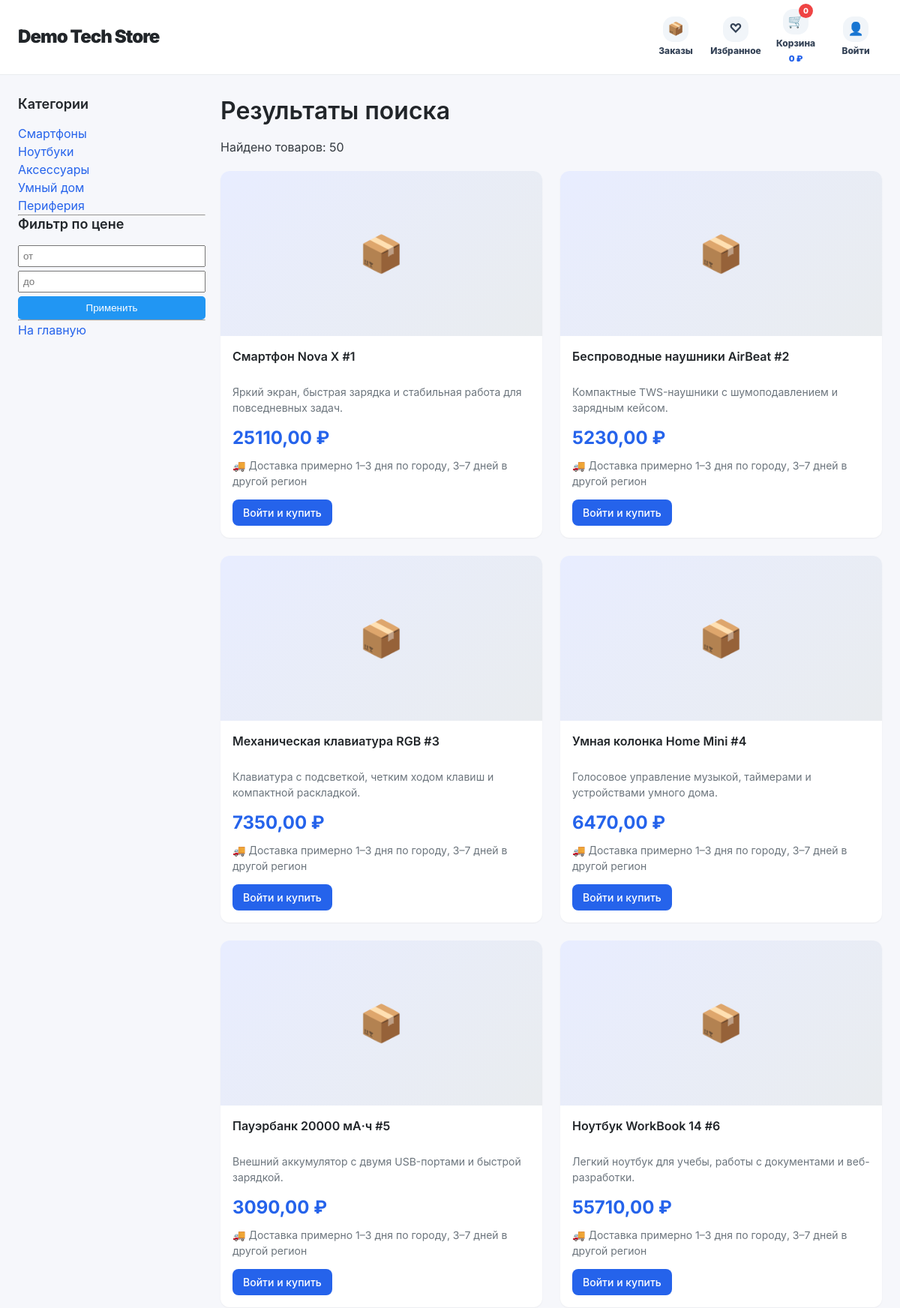
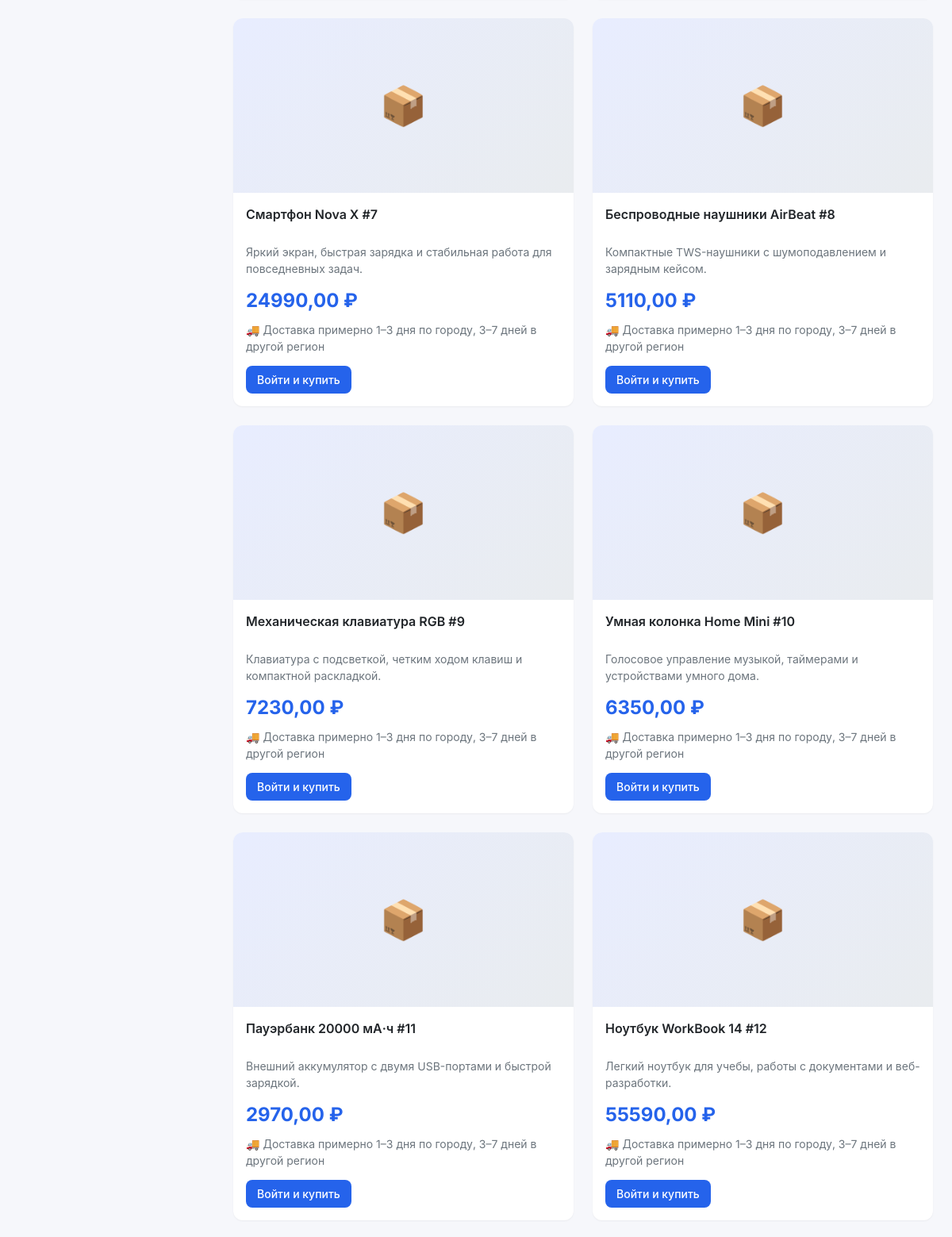
The app's page /shops/demo-tech-store/search/ (upper part) with its own data (2 pictures, top to bottom).
### shops/models.py (models this page shows, shortened)
class Shop(models.Model):
    owner = models.ForeignKey(User, on_delete=models.CASCADE, related_name='shops')
    name = models.CharField(max_length=100, verbose_name='Название магазина')
    slug = models.SlugField(unique=True, verbose_name='URL-адрес')
    description = models.TextField(blank=True, verbose_name='Описание')
    custom_css = models.TextField(blank=True, null=True, verbose_name='Кастомный CSS')
    template_key = models.CharField(max_length=40, default='modern', verbose_name='Базовый шаблон')
    is_demo = models.BooleanField(default=False, verbose_name='Демо-магазин')
    assistant_level = models.CharField(max_length=20, default='basic', verbose_name='Уровень ИИ-помощника')
    city = models.CharField(max_length=100, default='Екатеринбург', verbose_name='Город магазина')
    address = models.CharField(max_length=250, blank=True, verbose_name='Адрес магазина')
    hosting_enabled = models.BooleanField(default=False, verbose_name='Хостинг на платформе')
    theme_color = models.CharField(max_length=20, default='#4361ee', verbose_name='Цвет темы')
    delivery_enabled = models.BooleanField(default=True, verbose_name='Доставка включена')
    delivery_price = models.DecimalField(max_digits=10, decimal_places=2, default=0, verbose_name='Стоимость доставки')
    delivery_description = models.TextField(blank=True, default='Доставка рассчитывается при оформлении заказа', verbose_name='Описание доставки')
    payment_enabled = models.BooleanField(default=True, verbose_name='Оплата включена')
    payment_methods = models.CharField(max_length=200, default='Банковская карта, оплата при получении', verbose_name='Способы оплаты')
    created_at = models.DateTimeField(auto_now_add=True, verbose_name='Дата создания')
    class Meta:
        verbose_name = 'Магазин'
        verbose_name_plural = 'Магазины'

class Category(models.Model):
    shop = models.ForeignKey(Shop, on_delete=models.CASCADE, related_name='categories')
    name = models.CharField(max_length=100, verbose_name='Название категории')
    order = models.IntegerField(default=0, verbose_name='Порядок')
    class Meta:
        verbose_name = 'Категория'
        verbose_name_plural = 'Категории'
        ordering = ['order']

class Product(models.Model):
    shop = models.ForeignKey(Shop, on_delete=models.CASCADE, related_name='products')
    category = models.ForeignKey(Category, on_delete=models.SET_NULL, null=True, blank=True, related_name='products')
    brand = models.ForeignKey(Brand, on_delete=models.SET_NULL, null=True, blank=True, related_name='products')
    name = models.CharField(max_length=200, verbose_name='Название товара')
    description = models.TextField(verbose_name='Описание')
    price = models.DecimalField(max_digits=10, decimal_places=2, verbose_name='Цена')
    stock = models.IntegerField(default=0, verbose_name='Количество на складе')
    image = models.ImageField(upload_to='products/', blank=True, null=True, verbose_name='Изображение')
    image_url = models.URLField(blank=True, verbose_name='Ссылка на изображение')
    created_at = models.DateTimeField(auto_now_add=True, verbose_name='Дата добавления')
    class Meta:
        verbose_name = 'Товар'
        verbose_name_plural = 'Товары'

### shops/views.py (the view)
# urls.py: path('<slug:shop_slug>/search/', views.search_products, name='search_products'),
def search_products(request, shop_slug):
    shop = get_object_or_404(Shop, slug=shop_slug)
    query = request.GET.get('q', '')
    min_price = request.GET.get('min_price', '')
    max_price = request.GET.get('max_price', '')
    products = shop.products.all()
    if query:
        products = products.filter(
            django_models.Q(name__icontains=query) |
            django_models.Q(description__icontains=query) |
            django_models.Q(brand__name__icontains=query)
        )
    if min_price:
        try:
            products = products.filter(price__gte=float(min_price))
        except ValueError:
            pass
    if max_price:
        try:
            products = products.filter(price__lte=float(max_price))
        except ValueError:
            pass
    context = {
        'shop': shop,
        'products': products,
        'query': query,
        'min_price': min_price,
        'max_price': max_price,
        'categories': shop.categories.all(),
        'news_list': shop.news.all()[:3],
    }
    return render(request, 'shops/search_results.html', context)

### config/context_processors.py (called while the page is built, shortened)
def user_roles(request):
    context = {
        'is_super_admin': False,
        'is_seller': False,
        'is_customer': False,
        'active_shop_slug': None,
    }
    try:
        if getattr(request, 'resolver_match', None):
            context['active_shop_slug'] = request.resolver_match.kwargs.get('shop_slug')
    except Exception:
        context['active_shop_slug'] = None
    return context

### templates/shops/search_results.html (shortened to what this page needs)
{% extends 'shops/shop_base.html' %}
{% block content %}
    <div style="display: flex; gap: 20px;">
        <div style="width: 250px;">
            <h3>Категории</h3>
            <ul style="list-style: none; padding-left: 0;">
                {% for cat in categories %}
                    <li><a href="{% url 'category_products' shop.slug cat.id %}">{{ cat.name }}</a></li>
                {% endfor %}
            </ul>
            <hr>
            <h3>Фильтр по цене</h3>
            <form method="get" action="{% url 'search_products' shop.slug %}">
                <div style="display: flex; gap: 5px; flex-direction: column;">
                    <input type="number" name="min_price" placeholder="от" value="{{ min_price }}" style="padding: 5px;">
                    <input type="number" name="max_price" placeholder="до" value="{{ max_price }}" style="padding: 5px;">
                    <button type="submit" style="background: #2196F3; color: white; border: none; padding: 8px; border-radius: 5px; cursor: pointer;">Применить</button>
                </div>
            </form>
            <hr>
            <p><a href="{% url 'shop_front' shop.slug %}">На главную</a></p>
        </div>
        <div style="flex: 1;">
            <h1>Результаты поиска</h1>
            {% if products %}
                <p>Найдено товаров: {{ products|length }}</p>
                <div class="products-grid" style="margin-top: 20px;">
                    {% for product in products %}
                        {% include 'shops/_product_card.html' %}
                    {% endfor %}
                </div>
            {% else %}
                <p>Ничего не найдено. Попробуйте изменить запрос.</p>
            {% endif %}
        </div>
    </div>
{% endblock %}

### templates/shops/shop_base.html (shortened to what this page needs)
<!DOCTYPE html>
<html lang="ru">
<head>
    <link rel="stylesheet" href="/static/css/amazon-style.css">
</head>
<body>
    <header class="store-header">
        <div class="store-header-inner">
            <div class="store-logo"><a href="{% url 'shop_front' shop.slug %}">{{ shop.name }}</a></div>
            <nav class="store-nav">
                {% if user.is_authenticated and user.id == shop.owner_id %}
                    <a href="{% url 'shop_dashboard' shop.slug %}" class="owner-back">← Вернуться в ЛК продавца</a>
                {% else %}
                    <a class="store-nav-item" href="{% url 'customer_orders' shop.slug %}"><span class="store-nav-icon">📦</span><span>Заказы</span></a>
                    <a class="store-nav-item" href="{% url 'favorites_list' shop.slug %}"><span class="store-nav-icon">♡</span><span>Избранное</span></a>
                    <a class="store-nav-item" href="{% url 'cart_view' shop.slug %}"><span class="store-nav-icon">🛒<span class="store-cart-badge">{{ cart_count|default:0 }}</span></span><span>Корзина</span><span class="store-cart-sum">{{ cart_sum|default:0 }} ₽</span></a>
                    {% if user.is_authenticated %}<a class="store-nav-item" href="{% url 'customer_profile' shop.slug %}"><span class="store-nav-icon">👤</span><span>Профиль</span></a>{% else %}<a class="store-nav-item" href="{% url 'shop_customer_login' shop.slug %}"><span class="store-nav-icon">👤</span><span>Войти</span></a>{% endif %}
                {% endif %}
            </nav>
        </div>
    </header>
    <main class="container" style="padding-top: 28px;">
        {% block content %}{% endblock %}
    </main>
</body>
</html>

### templates/shops/_product_card.html
<div class="product-card" data-url="{% url 'product_detail' shop.slug product.id %}" onclick="window.location=this.dataset.url" style="cursor:pointer; position:relative; overflow:hidden;">
    {% if product.image %}
        <img src="{{ product.image.url }}" alt="{{ product.name }}" class="product-image">
    {% elif product.image_url %}
        <img src="{{ product.image_url }}" alt="{{ product.name }}" class="product-image">
    {% else %}
        <div class="product-image" style="background: linear-gradient(135deg, var(--primary-light), var(--gray-200)); display: flex; align-items: center; justify-content: center;"><span style="font-size: 48px;">📦</span></div>
    {% endif %}
    <div class="product-info">
        <h3 class="product-title">{{ product.name }}</h3>
        <p style="color: var(--gray-600); font-size: var(--font-size-sm); margin-bottom: 12px;">{{ product.description|truncatewords:15 }}</p>
        <div class="product-price">{{ product.price }} ₽</div>
        <div style="font-size: var(--font-size-sm); color: var(--gray-600); margin: 8px 0 14px;">🚚 Доставка примерно 1–3 дня по городу, 3–7 дней в другой регион</div>
        <div style="display:flex; gap:8px; flex-wrap:wrap;" onclick="event.stopPropagation();">
            {% if user.is_authenticated and user.id == shop.owner_id %}
                <span class="badge badge-info">Ваш товар</span>
            {% elif product.stock > 0 %}
                {% if user.is_authenticated %}
                    <form method="post" action="{% url 'add_to_cart' shop.slug product.id %}" style="margin:0;">
                        {% csrf_token %}
                        <input type="hidden" name="quantity" value="1">
                        <button type="submit" class="btn btn-primary" style="padding: 7px 14px;">Добавить в корзину</button>
                    </form>
                {% else %}
                    <a href="{% url 'shop_customer_login' shop.slug %}" class="btn btn-primary" style="padding: 7px 14px;">Войти и купить</a>
                {% endif %}
            {% else %}
                <span class="badge badge-danger">Нет в наличии</span>
            {% endif %}
        </div>
    </div>
</div>

### static/css/amazon-style.css (style rules this page uses)
:root { --primary: #4361ee; --primary-dark: #3a56d4; --primary-light: #e8edff; --secondary: #6c757d; --success: #28a745; --danger: #dc3545; --warning: #ffc107; --info: #17a2b8; --dark: #1a1a2e; --light: #f8f9fa; --white: #ffffff; --gray-100: #f8f9fa; --gray-200: #e9ecef; --gray-300: #dee2e6; --gray-400: #ced4da; --gray-500: #adb5bd; --gray-600: #6c757d; --gray-700: #495057; --gray-800: #343a40; --gray-900: #212529; --spacing-xs: 4px; --spacing-sm: 8px; --spacing-md: 16px; --spacing-lg: 24px; --spacing-xl: 32px; --spacing-2xl: 48px; --font-family: 'Inter', -apple-system, BlinkMacSystemFont, 'Segoe UI', Roboto, 'Helvetica Neue', Arial, sans-serif; --font-size-xs: 12px; --font-size-sm: 14px; --font-size-md: 16px; --font-size-lg: 18px; --font-size-xl: 24px; --font-size-2xl: 32px; --radius-sm: 4px; --radius-md: 8px; --radius-lg: 12px; --radius-xl: 16px; --radius-full: 9999px; --shadow-sm: 0 1px 2px 0 rgba(0, 0, 0, 0.05); --shadow-md: 0 4px 6px -1px rgba(0, 0, 0, 0.1); --shadow-lg: 0 10px 15px -3px rgba(0, 0, 0, 0.1); --shadow-xl: 0 20px 25px -5px rgba(0, 0, 0, 0.1); }
* { margin: 0; padding: 0; box-sizing: border-box; }
body { font-family: var(--font-family); font-size: var(--font-size-md); line-height: 1.5; color: var(--gray-800); background-color: var(--white); }
h1, h2, h3, h4, h5, h6 { margin-bottom: var(--spacing-md); font-weight: 600; line-height: 1.25; color: var(--gray-900); }
h1 { font-size: var(--font-size-2xl); }
h3 { font-size: var(--font-size-lg); }
a { color: var(--primary); text-decoration: none; transition: color 0.2s ease; }
.container { max-width: 1280px; margin: 0 auto; padding: 0 var(--spacing-lg); }
.btn { display: inline-flex; align-items: center; justify-content: center; gap: var(--spacing-sm); padding: var(--spacing-sm) var(--spacing-lg); font-size: var(--font-size-sm); font-weight: 500; border-radius: var(--radius-md); border: none; cursor: pointer; transition: all 0.2s ease; text-decoration: none; }
.btn-primary { background: var(--primary); color: var(--white); }
.products-grid { display: grid; grid-template-columns: repeat(auto-fill, minmax(280px, 1fr)); gap: var(--spacing-lg); margin: var(--spacing-lg) 0; }
.product-card { background: var(--white); border-radius: var(--radius-lg); overflow: hidden; transition: all 0.3s ease; box-shadow: var(--shadow-sm); }
.product-image { width: 100%; height: 220px; object-fit: cover; background: var(--gray-200); }
.product-info { padding: var(--spacing-md); }
.product-title { font-size: var(--font-size-md); font-weight: 600; margin-bottom: var(--spacing-xs); line-height: 1.4; height: 44px; overflow: hidden; }
.product-price { font-size: var(--font-size-xl); font-weight: 700; color: var(--primary); margin: var(--spacing-sm) 0; }

### records on screen
Shop: name "Demo Tech Store"
Category: name "Смартфоны"
Category: name "Ноутбуки"
Category: name "Аксессуары"
Category: name "Умный дом"
Category: name "Периферия"
Product: name "Смартфон Nova X #1", description "Яркий экран, быстрая зарядка и стабильная работа для повседневных задач.", price "25110,00", stock "Войти и купить"
Product: name "Беспроводные наушники AirBeat #2", description "Компактные TWS-наушники с шумоподавлением и зарядным кейсом.", price "5230,00", stock "Войти и купить"
Product: name "Механическая клавиатура RGB #3", description "Клавиатура с подсветкой, четким ходом клавиш и компактной раскладкой.", price "7350,00", stock "Войти и купить"
Product: name "Умная колонка Home Mini #4", description "Голосовое управление музыкой, таймерами и устройствами умного дома.", price "6470,00", stock "Войти и купить"
Product: name "Пауэрбанк 20000 мА·ч #5", description "Внешний аккумулятор с двумя USB-портами и быстрой зарядкой.", price "3090,00", stock "Войти и купить"
Product: name "Ноутбук WorkBook 14 #6", description "Легкий ноутбук для учебы, работы с документами и веб-разработки.", price "55710,00", stock "Войти и купить"
Product: name "Смартфон Nova X #7", description "Яркий экран, быстрая зарядка и стабильная работа для повседневных задач.", price "24990,00", stock "Войти и купить"
Product: name "Беспроводные наушники AirBeat #8", description "Компактные TWS-наушники с шумоподавлением и зарядным кейсом.", price "5110,00", stock "Войти и купить"
Product: name "Механическая клавиатура RGB #9", description "Клавиатура с подсветкой, четким ходом клавиш и компактной раскладкой.", price "7230,00", stock "Войти и купить"
Product: name "Умная колонка Home Mini #10", description "Голосовое управление музыкой, таймерами и устройствами умного дома.", price "6350,00", stock "Войти и купить"
Product: name "Пауэрбанк 20000 мА·ч #11", description "Внешний аккумулятор с двумя USB-портами и быстрой зарядкой.", price "2970,00", stock "Войти и купить"
Product: name "Ноутбук WorkBook 14 #12", description "Легкий ноутбук для учебы, работы с документами и веб-разработки.", price "55590,00", stock "Войти и купить"

### other values on screen
{{ cart_count|default:0 }} "0"
{{ cart_sum|default:0 }} "0"
{{ products|length }} "50"
